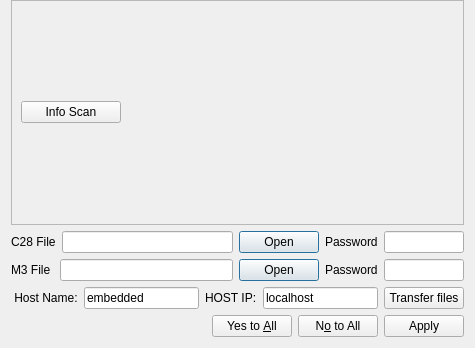
<?xml version="1.0" encoding="UTF-8"?>
<ui version="4.0">
 <class>BarPlotWidget</class>
 <widget class="QWidget" name="BarPlotWidget">
  <property name="geometry">
   <rect>
    <x>0</x>
    <y>0</y>
    <width>475</width>
    <height>348</height>
   </rect>
  </property>
  <property name="minimumSize">
   <size>
    <width>350</width>
    <height>0</height>
   </size>
  </property>
  <property name="maximumSize">
   <size>
    <width>16777215</width>
    <height>16777215</height>
   </size>
  </property>
  <property name="windowTitle">
   <string>Form</string>
  </property>
  <layout class="QVBoxLayout" name="verticalLayout_2">
   <property name="topMargin">
    <number>0</number>
   </property>
   <item>
    <widget class="QScrollArea" name="scrollArea">
     <property name="widgetResizable">
      <bool>true</bool>
     </property>
     <widget class="QWidget" name="scrollAreaWidgetContents">
      <property name="geometry">
       <rect>
        <x>0</x>
        <y>0</y>
        <width>455</width>
        <height>207</height>
       </rect>
      </property>
      <layout class="QVBoxLayout" name="verticalLayout">
       <item>
        <layout class="QVBoxLayout" name="BarsLayout">
         <property name="spacing">
          <number>0</number>
         </property>
         <item>
          <layout class="QHBoxLayout" name="horizontalLayout"/>
         </item>
        </layout>
       </item>
       <item>
        <widget class="QPushButton" name="InfoScan">
         <property name="maximumSize">
          <size>
           <width>100</width>
           <height>16777215</height>
          </size>
         </property>
         <property name="text">
          <string>Info Scan</string>
         </property>
        </widget>
       </item>
      </layout>
     </widget>
    </widget>
   </item>
   <item>
    <layout class="QHBoxLayout" name="horizontalLayout_2">
     <item>
      <widget class="QLabel" name="C28File">
       <property name="text">
        <string>C28 File</string>
       </property>
      </widget>
     </item>
     <item>
      <widget class="QLineEdit" name="FirmLine1">
       <property name="readOnly">
        <bool>true</bool>
       </property>
      </widget>
     </item>
     <item>
      <widget class="QDialogButtonBox" name="FirmBtn1">
       <property name="maximumSize">
        <size>
         <width>80</width>
         <height>16777215</height>
        </size>
       </property>
       <property name="standardButtons">
        <set>QDialogButtonBox::Open</set>
       </property>
      </widget>
     </item>
     <item>
      <widget class="QLabel" name="PasswordLabel1">
       <property name="text">
        <string>Password</string>
       </property>
      </widget>
     </item>
     <item>
      <widget class="QLineEdit" name="PasswordLine1">
       <property name="maximumSize">
        <size>
         <width>80</width>
         <height>16777215</height>
        </size>
       </property>
      </widget>
     </item>
    </layout>
   </item>
   <item>
    <layout class="QHBoxLayout" name="horizontalLayout_3">
     <item>
      <widget class="QLabel" name="M3File">
       <property name="text">
        <string>M3 File </string>
       </property>
      </widget>
     </item>
     <item>
      <widget class="QLineEdit" name="FirmLine2">
       <property name="readOnly">
        <bool>true</bool>
       </property>
      </widget>
     </item>
     <item>
      <widget class="QDialogButtonBox" name="FirmBtn2">
       <property name="maximumSize">
        <size>
         <width>80</width>
         <height>16777215</height>
        </size>
       </property>
       <property name="standardButtons">
        <set>QDialogButtonBox::Open</set>
       </property>
      </widget>
     </item>
     <item>
      <widget class="QLabel" name="PasswordLabel2">
       <property name="text">
        <string>Password</string>
       </property>
      </widget>
     </item>
     <item>
      <widget class="QLineEdit" name="PasswordLine2">
       <property name="maximumSize">
        <size>
         <width>80</width>
         <height>16777215</height>
        </size>
       </property>
      </widget>
     </item>
    </layout>
   </item>
   <item>
    <layout class="QHBoxLayout" name="horizontalLayout_5">
     <item>
      <widget class="QLabel" name="HostIPLabel">
       <property name="text">
        <string> Host Name:</string>
       </property>
      </widget>
     </item>
     <item>
      <widget class="QLineEdit" name="HostNameLineEdit">
       <property name="text">
        <string>embedded</string>
       </property>
      </widget>
     </item>
     <item>
      <widget class="QLabel" name="HostNameLabel">
       <property name="text">
        <string>HOST IP:</string>
       </property>
      </widget>
     </item>
     <item>
      <widget class="QLineEdit" name="HostIPLineEdit">
       <property name="text">
        <string>localhost</string>
       </property>
      </widget>
     </item>
     <item>
      <widget class="QPushButton" name="TransferFiles">
       <property name="text">
        <string>Transfer files</string>
       </property>
      </widget>
     </item>
    </layout>
   </item>
   <item>
    <widget class="QDialogButtonBox" name="CmdManager">
     <property name="standardButtons">
      <set>QDialogButtonBox::Apply|QDialogButtonBox::NoToAll|QDialogButtonBox::YesToAll</set>
     </property>
     <property name="centerButtons">
      <bool>false</bool>
     </property>
    </widget>
   </item>
  </layout>
 </widget>
 <resources/>
 <connections/>
</ui>
